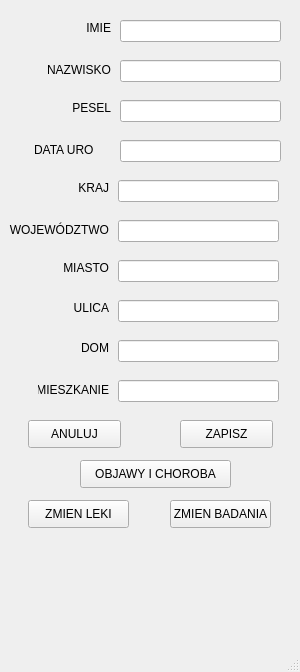
<?xml version="1.0" encoding="UTF-8"?>
<ui version="4.0">
 <class>Edycja</class>
 <widget class="QMainWindow" name="Edycja">
  <property name="geometry">
   <rect>
    <x>0</x>
    <y>0</y>
    <width>300</width>
    <height>672</height>
   </rect>
  </property>
  <property name="windowTitle">
   <string>MainWindow</string>
  </property>
  <widget class="QWidget" name="centralwidget">
   <widget class="QLabel" name="label">
    <property name="geometry">
     <rect>
      <x>56</x>
      <y>20</y>
      <width>55</width>
      <height>16</height>
     </rect>
    </property>
    <property name="text">
     <string>IMIE</string>
    </property>
    <property name="alignment">
     <set>Qt::AlignRight|Qt::AlignTrailing|Qt::AlignVCenter</set>
    </property>
   </widget>
   <widget class="QLabel" name="label_2">
    <property name="geometry">
     <rect>
      <x>40</x>
      <y>60</y>
      <width>71</width>
      <height>20</height>
     </rect>
    </property>
    <property name="text">
     <string>NAZWISKO</string>
    </property>
    <property name="alignment">
     <set>Qt::AlignRight|Qt::AlignTrailing|Qt::AlignVCenter</set>
    </property>
   </widget>
   <widget class="QLabel" name="label_3">
    <property name="geometry">
     <rect>
      <x>56</x>
      <y>100</y>
      <width>55</width>
      <height>16</height>
     </rect>
    </property>
    <property name="text">
     <string>PESEL</string>
    </property>
    <property name="alignment">
     <set>Qt::AlignRight|Qt::AlignTrailing|Qt::AlignVCenter</set>
    </property>
   </widget>
   <widget class="QLabel" name="label_4">
    <property name="geometry">
     <rect>
      <x>54</x>
      <y>180</y>
      <width>55</width>
      <height>16</height>
     </rect>
    </property>
    <property name="text">
     <string>KRAJ</string>
    </property>
    <property name="alignment">
     <set>Qt::AlignRight|Qt::AlignTrailing|Qt::AlignVCenter</set>
    </property>
   </widget>
   <widget class="QLabel" name="label_5">
    <property name="geometry">
     <rect>
      <x>8</x>
      <y>220</y>
      <width>101</width>
      <height>20</height>
     </rect>
    </property>
    <property name="text">
     <string>WOJEWÓDZTWO</string>
    </property>
    <property name="alignment">
     <set>Qt::AlignRight|Qt::AlignTrailing|Qt::AlignVCenter</set>
    </property>
   </widget>
   <widget class="QLabel" name="label_6">
    <property name="geometry">
     <rect>
      <x>54</x>
      <y>260</y>
      <width>55</width>
      <height>16</height>
     </rect>
    </property>
    <property name="text">
     <string>MIASTO</string>
    </property>
    <property name="alignment">
     <set>Qt::AlignRight|Qt::AlignTrailing|Qt::AlignVCenter</set>
    </property>
   </widget>
   <widget class="QLabel" name="label_7">
    <property name="geometry">
     <rect>
      <x>54</x>
      <y>300</y>
      <width>55</width>
      <height>16</height>
     </rect>
    </property>
    <property name="text">
     <string>ULICA</string>
    </property>
    <property name="alignment">
     <set>Qt::AlignRight|Qt::AlignTrailing|Qt::AlignVCenter</set>
    </property>
   </widget>
   <widget class="QLabel" name="label_8">
    <property name="geometry">
     <rect>
      <x>54</x>
      <y>340</y>
      <width>55</width>
      <height>16</height>
     </rect>
    </property>
    <property name="text">
     <string>DOM</string>
    </property>
    <property name="alignment">
     <set>Qt::AlignRight|Qt::AlignTrailing|Qt::AlignVCenter</set>
    </property>
   </widget>
   <widget class="QLabel" name="label_9">
    <property name="geometry">
     <rect>
      <x>38</x>
      <y>380</y>
      <width>71</width>
      <height>20</height>
     </rect>
    </property>
    <property name="text">
     <string>MIESZKANIE</string>
    </property>
    <property name="alignment">
     <set>Qt::AlignRight|Qt::AlignTrailing|Qt::AlignVCenter</set>
    </property>
   </widget>
   <widget class="QPushButton" name="zmienLeki">
    <property name="geometry">
     <rect>
      <x>28</x>
      <y>500</y>
      <width>101</width>
      <height>28</height>
     </rect>
    </property>
    <property name="text">
     <string>ZMIEN LEKI</string>
    </property>
   </widget>
   <widget class="QPushButton" name="zapisz">
    <property name="geometry">
     <rect>
      <x>180</x>
      <y>420</y>
      <width>93</width>
      <height>28</height>
     </rect>
    </property>
    <property name="text">
     <string>ZAPISZ</string>
    </property>
   </widget>
   <widget class="QLineEdit" name="imie">
    <property name="geometry">
     <rect>
      <x>120</x>
      <y>20</y>
      <width>161</width>
      <height>22</height>
     </rect>
    </property>
   </widget>
   <widget class="QLineEdit" name="nazwisko">
    <property name="geometry">
     <rect>
      <x>120</x>
      <y>60</y>
      <width>161</width>
      <height>22</height>
     </rect>
    </property>
   </widget>
   <widget class="QLineEdit" name="kraj">
    <property name="geometry">
     <rect>
      <x>118</x>
      <y>180</y>
      <width>161</width>
      <height>22</height>
     </rect>
    </property>
   </widget>
   <widget class="QLineEdit" name="pesel">
    <property name="geometry">
     <rect>
      <x>120</x>
      <y>100</y>
      <width>161</width>
      <height>22</height>
     </rect>
    </property>
   </widget>
   <widget class="QLineEdit" name="miasto">
    <property name="geometry">
     <rect>
      <x>118</x>
      <y>260</y>
      <width>161</width>
      <height>22</height>
     </rect>
    </property>
   </widget>
   <widget class="QLineEdit" name="wojewodztwo">
    <property name="geometry">
     <rect>
      <x>118</x>
      <y>220</y>
      <width>161</width>
      <height>22</height>
     </rect>
    </property>
   </widget>
   <widget class="QLineEdit" name="dom">
    <property name="geometry">
     <rect>
      <x>118</x>
      <y>340</y>
      <width>161</width>
      <height>22</height>
     </rect>
    </property>
   </widget>
   <widget class="QLineEdit" name="ulica">
    <property name="geometry">
     <rect>
      <x>118</x>
      <y>300</y>
      <width>161</width>
      <height>22</height>
     </rect>
    </property>
   </widget>
   <widget class="QLineEdit" name="mieszkanie">
    <property name="geometry">
     <rect>
      <x>118</x>
      <y>380</y>
      <width>161</width>
      <height>22</height>
     </rect>
    </property>
   </widget>
   <widget class="QPushButton" name="anuluj">
    <property name="geometry">
     <rect>
      <x>28</x>
      <y>420</y>
      <width>93</width>
      <height>28</height>
     </rect>
    </property>
    <property name="text">
     <string>ANULUJ</string>
    </property>
   </widget>
   <widget class="QPushButton" name="zmienChoroba">
    <property name="geometry">
     <rect>
      <x>80</x>
      <y>460</y>
      <width>151</width>
      <height>28</height>
     </rect>
    </property>
    <property name="text">
     <string>OBJAWY I CHOROBA</string>
    </property>
   </widget>
   <widget class="QPushButton" name="zmienBadania">
    <property name="geometry">
     <rect>
      <x>170</x>
      <y>500</y>
      <width>101</width>
      <height>28</height>
     </rect>
    </property>
    <property name="text">
     <string>ZMIEN BADANIA</string>
    </property>
   </widget>
   <widget class="QLineEdit" name="data_ur">
    <property name="geometry">
     <rect>
      <x>120</x>
      <y>140</y>
      <width>161</width>
      <height>22</height>
     </rect>
    </property>
   </widget>
   <widget class="QLabel" name="label_10">
    <property name="geometry">
     <rect>
      <x>34</x>
      <y>140</y>
      <width>61</width>
      <height>20</height>
     </rect>
    </property>
    <property name="text">
     <string>DATA URO</string>
    </property>
   </widget>
  </widget>
  <widget class="QMenuBar" name="menubar">
   <property name="geometry">
    <rect>
     <x>0</x>
     <y>0</y>
     <width>300</width>
     <height>26</height>
    </rect>
   </property>
  </widget>
  <widget class="QStatusBar" name="statusbar"/>
 </widget>
 <resources/>
 <connections/>
</ui>
